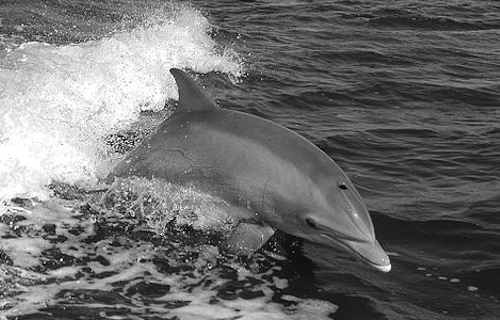
#> input picture images/dolphin.png, 500 x 320 px
$ jupyter execute --allow-errors Experiments.ipynb   (shell and % lines are left out)
#> lines starting #> are read from the running program, lines starting #| are printed output that depends on the picture
## HW 1

[cell 1]
import cv2
import numpy as np
import matplotlib.pyplot as plt


# Blend two images
def blend(a: np.array, b: np.array, alpha: float) -> np.array:
    """ Blends to images using a weight factor.
    Args:
        a (numpy.array): Image A.
        b (numpy.array): Image B.
        alpha (float): Weight factor.

    Returns:
        numpy.array: Blended Image.
    """
    a = a.astype(np.uint16) # treat uint8 underflow and overflow
    b = b.astype(np.uint16)
    result = a + (b*alpha)
    result[result > 255] = 255
    result[result < 0] = 0
    result = result.astype(np.uint8)
    return result / 255.

dolphin = cv2.imread("images/dolphin.png")
#> dolphin is the input picture: shape (320, 500, 3); min 0, max 255, mean 109.1
bicycle = cv2.imread("images/bicycle.png")
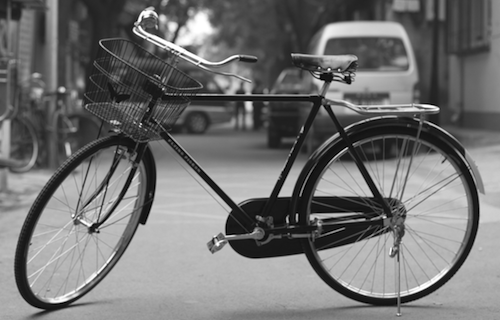
#> input picture images/bicycle.png, 500 x 320 px
#> bicycle is the input picture: shape (320, 500, 3); min 0, max 255, mean 114.2

result = blend(dolphin, bicycle, 0.75)
#> in blend, `result[result > 255] = 255`:
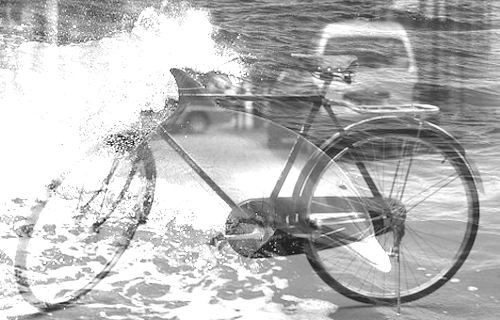
#> result: shape (320, 500, 3) float64; min 12, max 255, mean 184.8
plt.imshow(result)

## HW 1.2

[cell 2]
img = cv2.imread('images/fruit.png')
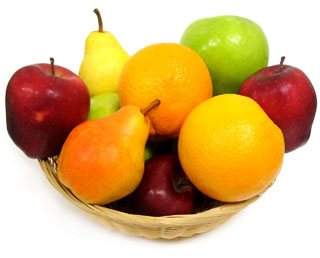
#> input picture images/fruit.png, 320 x 258 px
#> img is the input picture: shape (258, 320, 3); mean B, G, R 119.7, 178.6, 216.9
plt.imshow(img)

print(img.shape)
#| (258, 320, 3)

plt.imshow(img[:,:,0])
plt.imshow(img[:,:,1])

cv2.waitKey(0)
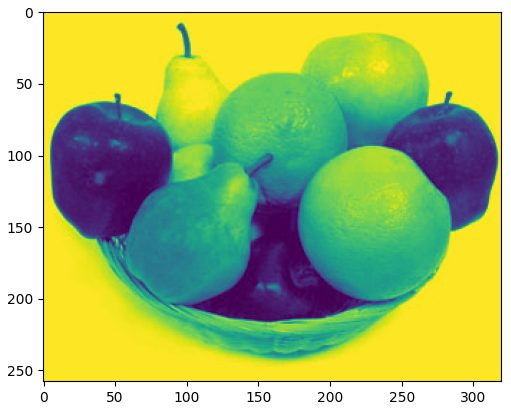
#> figure drawn by matplotlib, 1 panel; B, G, R data is drawn as R, G, B

# HW 2

[cell 3]
import cv2
import numpy as np
import matplotlib.pyplot as plt
# Apply a Gaussian filter to remove noise
img = cv2.imread('images/saturn.png')
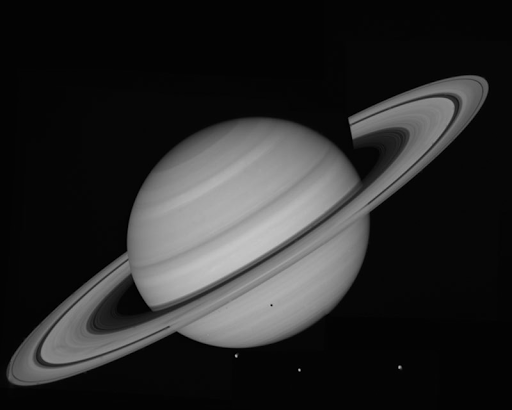
#> input picture images/saturn.png, 512 x 410 px
#> img is the input picture: shape (410, 512, 3); min 0, max 198, mean 41
plt.imshow(img)

[cell 4]
noise = np.random.choice([0, 255], size=img.shape, p=[0.95,0.05]).astype(np.uint8)

[cell 5]
noise_img = cv2.add(img, noise)
plt.imshow(noise_img)

[cell 6]
blur = cv2.GaussianBlur(noise_img, (19,19), 0)
plt.imshow(blur)

# HW 3

[cell 7]
import cv2
import numpy as np


# Helper function
def imnoise(img_in: np.array, method: str, dens):

    if method == 'salt & pepper':
        img_out = np.copy(img_in)
        r, c = img_in.shape
        x = np.random.rand(r, c)
        ids = x < dens / 2.
        img_out[ids] = 0
        ids = dens / 2. <= x
        ids &= x < dens
        img_out[ids] = 255

        return img_out

    else:
        print("Method {} not yet implemented.".format(method))
        exit()

# Apply a median filter

# Read an image
img = cv2.imread('images/moon.png', 0)
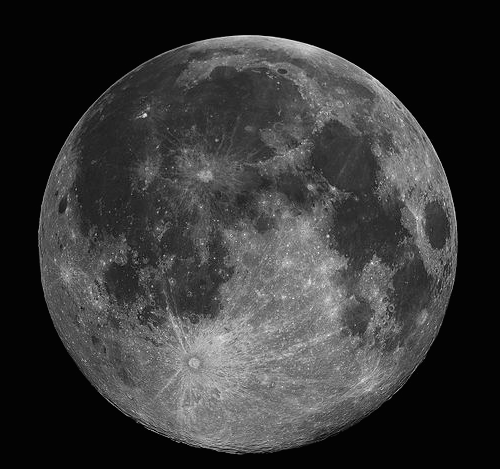
#> input picture images/moon.png, 500 x 469 px
#> img is the input picture: shape (469, 500); min 3, max 255, mean 55.1
plt.imshow(img)

[cell 8]
img_salt_pepper = imnoise(img, 'salt & pepper', 0.1)
plt.imshow(img_salt_pepper)

[cell 9]
img_blur = cv2.medianBlur(img_salt_pepper, 3)
plt.imshow(img_blur)

# HW 3.2

[cell 10]
import cv2

# Load an image
img = cv2.imread('images/fall-leaves.png')
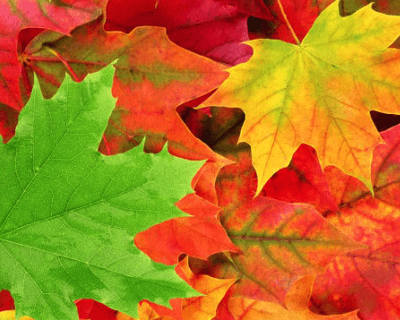
#> input picture images/fall-leaves.png, 400 x 320 px
#> img is the input picture: shape (320, 400, 3); mean B, G, R 30.5, 115.6, 179.4
img = cv2.cvtColor(img, cv2.COLOR_BGR2RGB)
plt.imshow(img)

[cell 11]
# TODO: Create a Gaussian filter. Use cv2.getGaussianKernel.
gaus_filter = cv2.getGaussianKernel(5, 5)
# TODO: Apply it, specifying an edge parameter (try different parameters). Use cv2.filter2D.
edges = cv2.filter2D(img, -1, gaus_filter, borderType=cv2.BORDER_CONSTANT)
plt.imshow(edges)

[cell 12]
edges = cv2.filter2D(img, -1, gaus_filter, borderType=cv2.BORDER_REPLICATE)
plt.imshow(edges)

[cell 13]
edges = cv2.filter2D(img, -1, gaus_filter, borderType=cv2.BORDER_REFLECT)
plt.imshow(edges)

[cell 14]
edges = cv2.filter2D(img, -1, gaus_filter, borderType=cv2.BORDER_REFLECT_101)
plt.imshow(edges)

[cell 15]
edges = cv2.filter2D(img, -1, gaus_filter, borderType=cv2.BORDER_REFLECT101)
plt.imshow(edges)

[cell 16]
edges = cv2.filter2D(img, -1, gaus_filter, borderType=cv2.BORDER_DEFAULT)
plt.imshow(edges)

[cell 17]
edges = cv2.filter2D(img, -1, gaus_filter, borderType=cv2.BORDER_ISOLATED)
plt.imshow(edges)

# HW 4.1

[cell 18]
import numpy as np
import scipy.signal as sp


def find_template_1D(t: np.array, s: np.array) -> int:
    # Locate template t in signal s and return index. Use scipy.signal.correlate2d
    corr = sp.correlate2d(s, t)
    return np.argmax(corr) - t.shape[1] + 1

s = np.array([[-1, 0, 0, 5, 1, 1, 0, 0, -1, -7, 2, 1, 0, 0, -1]])
t = np.array([[-1, -7, 2]])

print("Signal: \n {} \n {}".format(np.array(range(s.shape[1])), s[0]))
print("Template: \n {} \n {}".format(np.array(range(t.shape[1])), t[0]))

index = find_template_1D(t, s)
print(f"Index: s[0, {index}:{index+t.shape[1]}]")

# HW 4.2

[cell 19]
import cv2
import numpy as np
import scipy.signal as sp


# Find template 2D
def find_template_2D(template: np.array, img: np.array) -> tuple:
    # Find template in img and return [y x] location. Make sure this location is the top-left corner of the match.
    corr = sp.correlate2d(img, template, mode='same')
    y, x = np.unravel_index(np.argmax(corr), corr.shape)
    return y - (template.shape[0] // 2), x - (template.shape[1] // 2)

fig, ax = plt.subplots(1,3)
tablet = cv2.imread('images/tablet.png', 0)
#> (the rest of this cell did not finish here and is left out)

# HW 5

[cell 20]
import cv2
import numpy as np
import matplotlib.pyplot as plt

def normalize(img_in: np.array) -> np.array:
    img_out = np.zeros(img_in.shape)
    cv2.normalize(img_in, img_out, alpha=0, beta=255, norm_type=cv2.NORM_MINMAX)
    return img_out


# Gradient Direction
def select_gdir(gmag: np.array, gdir: np.array, mag_min: int, angle_low: int, angle_high: int) -> np.array:
    grad_dir = np.logical_and(gmag >= mag_min, gdir >= angle_low)
    grad_dir = np.logical_and(grad_dir, gdir <= angle_high)
    grad_dir = (grad_dir * 255.).astype(np.uint8)
    return grad_dir

# Load and convert image to double type, range [0, 1] for convenience
#> (the rest of this cell did not finish here and is left out)

[cell 21]
# Compute x, y gradients
gx = cv2.Sobel(img, -1, dx=1, dy=0)
gy = cv2.Sobel(img, -1, dx=0, dy=1)
fig,ax = plt.subplots(2,1)
ax[0].imshow(gx)
ax[1].imshow(gy)

[cell 22]
gmag = np.sqrt(gx**2 + gy**2)
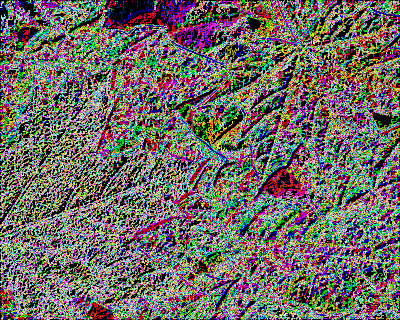
#> gmag: shape (320, 400, 3) float16; mean R, G, B 6.71, 6.43, 6.02; drawn with min black and max white

# The minus sign here is used based on how imgradient is implemented in octave
# See https://sourceforge.net/p/octave/image/ci/default/tree/inst/imgradient.m#l61
gdir = np.arctan2(-gy, gx) * 180 / np.pi
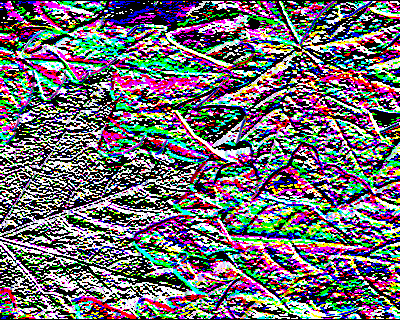
#> gdir: shape (320, 400, 3) float16; mean R, G, B 39.1, 38, 40.1; drawn with min black and max white
fig, ax = plt.subplots(2,1)
ax[0].imshow(gmag / (4 * np.sqrt(2)))
#> (the rest of this cell did not finish here and is left out)

[cell 23]
# Find pixels with desired gradient direction
my_grad = select_gdir(gmag, gdir, 1, 30, 60)
#> in select_gdir, `grad_dir = np.logical_and(grad_dir, gdir <= angle_high)`:
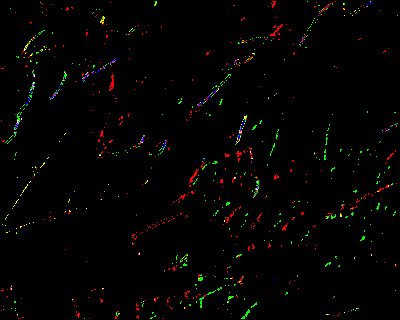
#> grad_dir: shape (320, 400, 3) bool; mean R, G, B 0.0118, 0.0101, 0.00219
